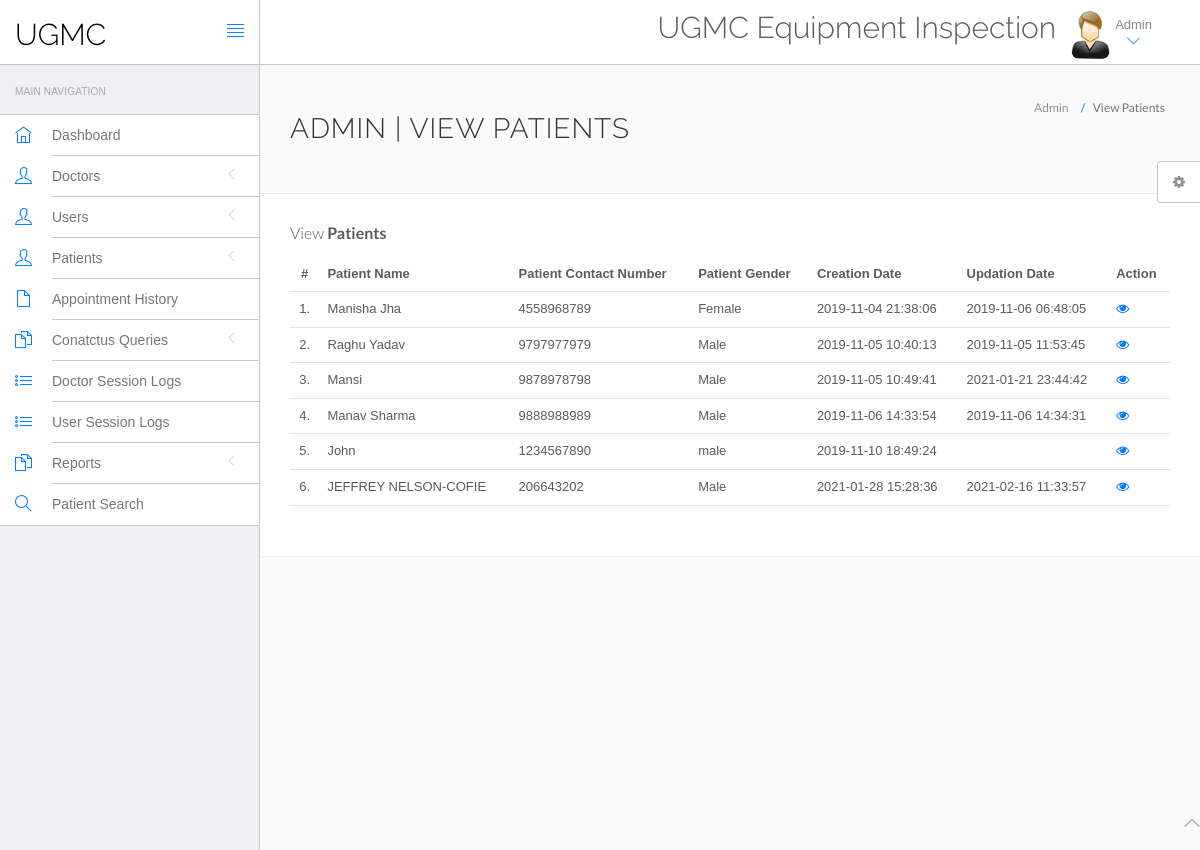
The page /hms/admin/manage-patient.php (signed in) on the database its author committed.
### tables this page shows
CREATE TABLE `tblpatient` (
  `ID` int(10) NOT NULL,
  `Docid` int(10) DEFAULT NULL,
  `PatientName` varchar(200) DEFAULT NULL,
  `PatientContno` bigint(10) DEFAULT NULL,
  `PatientEmail` varchar(200) DEFAULT NULL,
  `PatientGender` varchar(50) DEFAULT NULL,
  `PatientAdd` mediumtext DEFAULT NULL,
  `PatientAge` int(10) DEFAULT NULL,
  `PatientMedhis` mediumtext DEFAULT NULL,
  `CreationDate` timestamp NULL DEFAULT current_timestamp(),
  `UpdationDate` timestamp NULL DEFAULT NULL ON UPDATE current_timestamp()
);

### hms/admin/manage-patient.php (the view, shortened to what this page needs)
<?php
include('include/config.php');
?>
<!DOCTYPE html>
<html lang="en">
	<head>
		<link rel="stylesheet" href="vendor/bootstrap/css/bootstrap.min.css">
		<link rel="stylesheet" href="vendor/fontawesome/css/font-awesome.min.css">
		<link rel="stylesheet" href="vendor/themify-icons/themify-icons.min.css">
		<link href="vendor/animate.css/animate.min.css" rel="stylesheet" media="screen">
		<link href="vendor/perfect-scrollbar/perfect-scrollbar.min.css" rel="stylesheet" media="screen">
		<link href="vendor/switchery/switchery.min.css" rel="stylesheet" media="screen">
		<link href="vendor/bootstrap-touchspin/jquery.bootstrap-touchspin.min.css" rel="stylesheet" media="screen">
		<link href="vendor/select2/select2.min.css" rel="stylesheet" media="screen">
		<link href="vendor/bootstrap-datepicker/bootstrap-datepicker3.standalone.min.css" rel="stylesheet" media="screen">
		<link href="vendor/bootstrap-timepicker/bootstrap-timepicker.min.css" rel="stylesheet" media="screen">
		<link rel="stylesheet" href="assets/css/styles.css">
		<link rel="stylesheet" href="assets/css/plugins.css">
		<link rel="stylesheet" href="assets/css/themes/theme-1.css" id="skin_color" />
	</head>
	<body>
		<div id="app">
<?php include('include/sidebar.php');?>
<div class="app-content">
<?php include('include/header.php');?>
<div class="main-content" >
<div class="wrap-content container" id="container">
<section id="page-title">
<div class="row">
<div class="col-sm-8">
<h1 class="mainTitle">Admin | View Patients</h1>
</div>
<ol class="breadcrumb">
<li>
<span>Admin</span>
</li>
<li class="active">
<span>View Patients</span>
</li>
</ol>
</div>
</section>
<div class="container-fluid container-fullw bg-white">
<div class="row">
<div class="col-md-12">
<h5 class="over-title margin-bottom-15">View <span class="text-bold">Patients</span></h5>
<table class="table table-hover" id="sample-table-1">
<thead>
<tr>
<th class="center">#</th>
<th>Patient Name</th>
<th>Patient Contact Number</th>
<th>Patient Gender </th>
<th>Creation Date </th>
<th>Updation Date </th>
<th>Action</th>
</tr>
</thead>
<tbody>
<?php
$sql=mysqli_query($con,"select * from tblpatient");
$cnt=1;
while($row=mysqli_fetch_array($sql))
{
?>
<tr>
<td class="center"><?php echo $cnt;?>.</td>
<td class="hidden-xs"><?php echo $row['PatientName'];?></td>
<td><?php echo $row['PatientContno'];?></td>
<td><?php echo $row['PatientGender'];?></td>
<td><?php echo $row['CreationDate'];?></td>
<td><?php echo $row['UpdationDate'];?>
</td>
<td>
<a href="view-patient.php?viewid=<?php echo $row['ID'];?>"><i class="fa fa-eye"></i></a>
</td>
</tr>
<?php
$cnt=$cnt+1;
 }?></tbody>
</table>
</div>
</div>
</div>
</div>
</div>
</div>
</div>
	<?php include('include/footer.php');?>
	<?php include('include/setting.php');?>
	</body>
</html>

### hms/admin/assets/css/themes/theme-1.css (style rules this page uses)
body { background: #FAFAFA; }

### rows shown on the page
tblpatient: PatientName "Manisha Jha", PatientContno "4558968789", PatientGender "Female", CreationDate "2019-11-04 21:38:06", UpdationDate "2019-11-06 06:48:05"
tblpatient: PatientName "Raghu Yadav", PatientContno "9797977979", PatientGender "Male", CreationDate "2019-11-05 10:40:13", UpdationDate "2019-11-05 11:53:45"
tblpatient: PatientName "Mansi", PatientContno "9878978798", PatientGender "Male", CreationDate "2019-11-05 10:49:41", UpdationDate "2021-01-21 23:44:42"
tblpatient: PatientName "Manav Sharma", PatientContno "9888988989", PatientGender "Male", CreationDate "2019-11-06 14:33:54", UpdationDate "2019-11-06 14:34:31"
tblpatient: PatientName "John", PatientContno "1234567890", PatientGender "male", CreationDate "2019-11-10 18:49:24"
tblpatient: PatientName "JEFFREY NELSON-COFIE", PatientContno "206643202", PatientGender "Male", CreationDate "2021-01-28 15:28:36", UpdationDate "2021-02-16 11:33:57"
